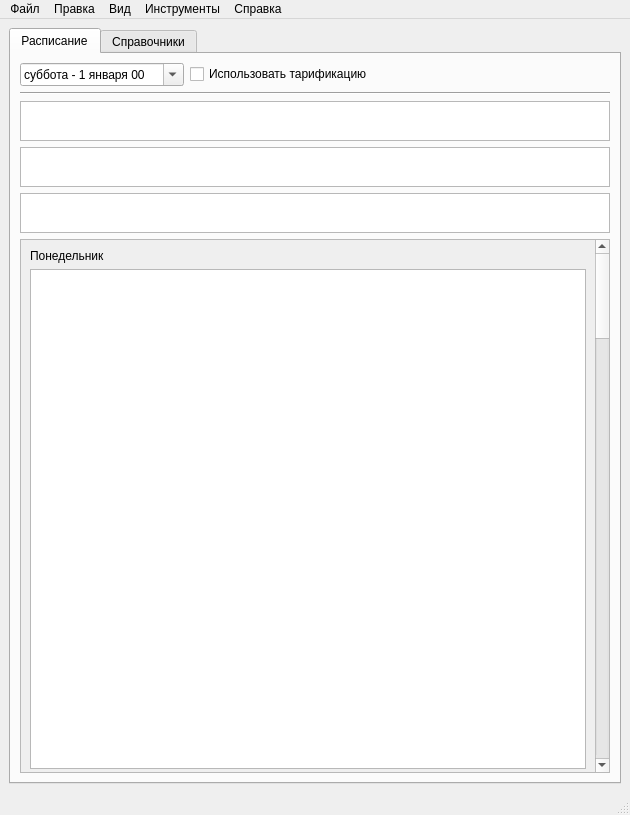
<?xml version="1.0" encoding="UTF-8"?>
<ui version="4.0">
 <class>MainWindow</class>
 <widget class="QMainWindow" name="MainWindow">
  <property name="geometry">
   <rect>
    <x>0</x>
    <y>0</y>
    <width>630</width>
    <height>815</height>
   </rect>
  </property>
  <property name="windowTitle">
   <string>Timetable management information system</string>
  </property>
  <property name="locale">
   <locale language="Russian" country="RussianFederation"/>
  </property>
  <widget class="QWidget" name="centralwidget">
   <layout class="QGridLayout" name="gridLayout">
    <item row="0" column="0">
     <widget class="QTabWidget" name="tabWidget">
      <property name="currentIndex">
       <number>0</number>
      </property>
      <widget class="QWidget" name="timetableTab">
       <attribute name="title">
        <string>Расписание</string>
       </attribute>
       <layout class="QGridLayout" name="gridLayout_2">
        <item row="0" column="0">
         <layout class="QGridLayout" name="gridLayout_13">
          <item row="0" column="0">
           <layout class="QHBoxLayout" name="horizontalLayout">
            <item>
             <widget class="QDateEdit" name="dateDateEdit">
              <property name="wrapping">
               <bool>false</bool>
              </property>
              <property name="readOnly">
               <bool>false</bool>
              </property>
              <property name="displayFormat">
               <string>dddd - d MMMM yy</string>
              </property>
              <property name="calendarPopup">
               <bool>true</bool>
              </property>
             </widget>
            </item>
            <item>
             <widget class="QCheckBox" name="tarificationCheckBox">
              <property name="text">
               <string>Использовать тарификацию</string>
              </property>
             </widget>
            </item>
            <item>
             <spacer name="horizontalSpacer">
              <property name="orientation">
               <enum>Qt::Horizontal</enum>
              </property>
              <property name="sizeHint" stdset="0">
               <size>
                <width>40</width>
                <height>20</height>
               </size>
              </property>
             </spacer>
            </item>
           </layout>
          </item>
          <item row="4" column="0">
           <widget class="QListView" name="cabinetsListView">
            <property name="maximumSize">
             <size>
              <width>16777215</width>
              <height>40</height>
             </size>
            </property>
            <property name="editTriggers">
             <set>QAbstractItemView::NoEditTriggers</set>
            </property>
            <property name="dragEnabled">
             <bool>true</bool>
            </property>
            <property name="flow">
             <enum>QListView::LeftToRight</enum>
            </property>
           </widget>
          </item>
          <item row="3" column="0">
           <widget class="QListView" name="lecturersListView">
            <property name="maximumSize">
             <size>
              <width>16777215</width>
              <height>40</height>
             </size>
            </property>
            <property name="editTriggers">
             <set>QAbstractItemView::NoEditTriggers</set>
            </property>
            <property name="dragEnabled">
             <bool>true</bool>
            </property>
            <property name="flow">
             <enum>QListView::LeftToRight</enum>
            </property>
           </widget>
          </item>
          <item row="6" column="0">
           <widget class="QScrollArea" name="scrollArea">
            <property name="verticalScrollBarPolicy">
             <enum>Qt::ScrollBarAlwaysOn</enum>
            </property>
            <property name="horizontalScrollBarPolicy">
             <enum>Qt::ScrollBarAlwaysOff</enum>
            </property>
            <property name="widgetResizable">
             <bool>true</bool>
            </property>
            <widget class="QWidget" name="scrollAreaWidgetContents">
             <property name="geometry">
              <rect>
               <x>0</x>
               <y>0</y>
               <width>583</width>
               <height>3136</height>
              </rect>
             </property>
             <layout class="QGridLayout" name="gridLayout_14">
              <item row="10" column="0">
               <widget class="QLabel" name="dayLabel6">
                <property name="text">
                 <string>Суббота</string>
                </property>
               </widget>
              </item>
              <item row="0" column="0">
               <widget class="QLabel" name="dayLabel">
                <property name="text">
                 <string>Понедельник</string>
                </property>
               </widget>
              </item>
              <item row="8" column="0">
               <widget class="QLabel" name="dayLabel5">
                <property name="text">
                 <string>Пятница</string>
                </property>
               </widget>
              </item>
              <item row="5" column="0">
               <widget class="QTableView" name="studiesTableView3">
                <property name="minimumSize">
                 <size>
                  <width>0</width>
                  <height>500</height>
                 </size>
                </property>
                <property name="acceptDrops">
                 <bool>true</bool>
                </property>
                <property name="editTriggers">
                 <set>QAbstractItemView::NoEditTriggers</set>
                </property>
                <property name="dragEnabled">
                 <bool>true</bool>
                </property>
                <property name="dragDropMode">
                 <enum>QAbstractItemView::DragDrop</enum>
                </property>
                <property name="alternatingRowColors">
                 <bool>true</bool>
                </property>
                <property name="selectionMode">
                 <enum>QAbstractItemView::SingleSelection</enum>
                </property>
                <property name="gridStyle">
                 <enum>Qt::DashLine</enum>
                </property>
                <attribute name="horizontalHeaderCascadingSectionResizes">
                 <bool>true</bool>
                </attribute>
                <attribute name="horizontalHeaderDefaultSectionSize">
                 <number>200</number>
                </attribute>
                <attribute name="horizontalHeaderMinimumSectionSize">
                 <number>200</number>
                </attribute>
                <attribute name="horizontalHeaderShowSortIndicator" stdset="0">
                 <bool>true</bool>
                </attribute>
                <attribute name="verticalHeaderCascadingSectionResizes">
                 <bool>true</bool>
                </attribute>
                <attribute name="verticalHeaderDefaultSectionSize">
                 <number>60</number>
                </attribute>
                <attribute name="verticalHeaderMinimumSectionSize">
                 <number>60</number>
                </attribute>
                <attribute name="verticalHeaderShowSortIndicator" stdset="0">
                 <bool>true</bool>
                </attribute>
               </widget>
              </item>
              <item row="2" column="0">
               <widget class="QLabel" name="dayLabel2">
                <property name="text">
                 <string>Вторник</string>
                </property>
               </widget>
              </item>
              <item row="11" column="0">
               <widget class="QTableView" name="studiesTableView6">
                <property name="minimumSize">
                 <size>
                  <width>0</width>
                  <height>500</height>
                 </size>
                </property>
                <property name="acceptDrops">
                 <bool>true</bool>
                </property>
                <property name="editTriggers">
                 <set>QAbstractItemView::NoEditTriggers</set>
                </property>
                <property name="dragEnabled">
                 <bool>true</bool>
                </property>
                <property name="dragDropMode">
                 <enum>QAbstractItemView::DragDrop</enum>
                </property>
                <property name="alternatingRowColors">
                 <bool>true</bool>
                </property>
                <property name="selectionMode">
                 <enum>QAbstractItemView::SingleSelection</enum>
                </property>
                <property name="gridStyle">
                 <enum>Qt::DashLine</enum>
                </property>
                <attribute name="horizontalHeaderCascadingSectionResizes">
                 <bool>true</bool>
                </attribute>
                <attribute name="horizontalHeaderDefaultSectionSize">
                 <number>200</number>
                </attribute>
                <attribute name="horizontalHeaderMinimumSectionSize">
                 <number>200</number>
                </attribute>
                <attribute name="horizontalHeaderShowSortIndicator" stdset="0">
                 <bool>true</bool>
                </attribute>
                <attribute name="verticalHeaderCascadingSectionResizes">
                 <bool>true</bool>
                </attribute>
                <attribute name="verticalHeaderDefaultSectionSize">
                 <number>60</number>
                </attribute>
                <attribute name="verticalHeaderMinimumSectionSize">
                 <number>60</number>
                </attribute>
                <attribute name="verticalHeaderShowSortIndicator" stdset="0">
                 <bool>true</bool>
                </attribute>
               </widget>
              </item>
              <item row="3" column="0">
               <widget class="QTableView" name="studiesTableView2">
                <property name="minimumSize">
                 <size>
                  <width>0</width>
                  <height>500</height>
                 </size>
                </property>
                <property name="acceptDrops">
                 <bool>true</bool>
                </property>
                <property name="editTriggers">
                 <set>QAbstractItemView::NoEditTriggers</set>
                </property>
                <property name="dragEnabled">
                 <bool>true</bool>
                </property>
                <property name="dragDropMode">
                 <enum>QAbstractItemView::DragDrop</enum>
                </property>
                <property name="alternatingRowColors">
                 <bool>true</bool>
                </property>
                <property name="selectionMode">
                 <enum>QAbstractItemView::SingleSelection</enum>
                </property>
                <property name="gridStyle">
                 <enum>Qt::DashLine</enum>
                </property>
                <attribute name="horizontalHeaderCascadingSectionResizes">
                 <bool>true</bool>
                </attribute>
                <attribute name="horizontalHeaderDefaultSectionSize">
                 <number>200</number>
                </attribute>
                <attribute name="horizontalHeaderMinimumSectionSize">
                 <number>200</number>
                </attribute>
                <attribute name="horizontalHeaderShowSortIndicator" stdset="0">
                 <bool>true</bool>
                </attribute>
                <attribute name="verticalHeaderCascadingSectionResizes">
                 <bool>true</bool>
                </attribute>
                <attribute name="verticalHeaderDefaultSectionSize">
                 <number>60</number>
                </attribute>
                <attribute name="verticalHeaderMinimumSectionSize">
                 <number>60</number>
                </attribute>
                <attribute name="verticalHeaderShowSortIndicator" stdset="0">
                 <bool>true</bool>
                </attribute>
               </widget>
              </item>
              <item row="4" column="0">
               <widget class="QLabel" name="dayLabel3">
                <property name="text">
                 <string>Среда</string>
                </property>
               </widget>
              </item>
              <item row="6" column="0">
               <widget class="QLabel" name="dayLabel4">
                <property name="text">
                 <string>Четверг</string>
                </property>
               </widget>
              </item>
              <item row="9" column="0">
               <widget class="QTableView" name="studiesTableView5">
                <property name="minimumSize">
                 <size>
                  <width>0</width>
                  <height>500</height>
                 </size>
                </property>
                <property name="acceptDrops">
                 <bool>true</bool>
                </property>
                <property name="editTriggers">
                 <set>QAbstractItemView::NoEditTriggers</set>
                </property>
                <property name="dragEnabled">
                 <bool>true</bool>
                </property>
                <property name="dragDropMode">
                 <enum>QAbstractItemView::DragDrop</enum>
                </property>
                <property name="alternatingRowColors">
                 <bool>true</bool>
                </property>
                <property name="selectionMode">
                 <enum>QAbstractItemView::SingleSelection</enum>
                </property>
                <property name="gridStyle">
                 <enum>Qt::DashLine</enum>
                </property>
                <attribute name="horizontalHeaderCascadingSectionResizes">
                 <bool>true</bool>
                </attribute>
                <attribute name="horizontalHeaderDefaultSectionSize">
                 <number>200</number>
                </attribute>
                <attribute name="horizontalHeaderMinimumSectionSize">
                 <number>200</number>
                </attribute>
                <attribute name="horizontalHeaderShowSortIndicator" stdset="0">
                 <bool>true</bool>
                </attribute>
                <attribute name="verticalHeaderCascadingSectionResizes">
                 <bool>true</bool>
                </attribute>
                <attribute name="verticalHeaderDefaultSectionSize">
                 <number>60</number>
                </attribute>
                <attribute name="verticalHeaderMinimumSectionSize">
                 <number>60</number>
                </attribute>
                <attribute name="verticalHeaderShowSortIndicator" stdset="0">
                 <bool>true</bool>
                </attribute>
               </widget>
              </item>
              <item row="7" column="0">
               <widget class="QTableView" name="studiesTableView4">
                <property name="minimumSize">
                 <size>
                  <width>0</width>
                  <height>500</height>
                 </size>
                </property>
                <property name="acceptDrops">
                 <bool>true</bool>
                </property>
                <property name="editTriggers">
                 <set>QAbstractItemView::NoEditTriggers</set>
                </property>
                <property name="dragEnabled">
                 <bool>true</bool>
                </property>
                <property name="dragDropMode">
                 <enum>QAbstractItemView::DragDrop</enum>
                </property>
                <property name="alternatingRowColors">
                 <bool>true</bool>
                </property>
                <property name="selectionMode">
                 <enum>QAbstractItemView::SingleSelection</enum>
                </property>
                <property name="gridStyle">
                 <enum>Qt::DashLine</enum>
                </property>
                <attribute name="horizontalHeaderCascadingSectionResizes">
                 <bool>true</bool>
                </attribute>
                <attribute name="horizontalHeaderDefaultSectionSize">
                 <number>200</number>
                </attribute>
                <attribute name="horizontalHeaderMinimumSectionSize">
                 <number>200</number>
                </attribute>
                <attribute name="horizontalHeaderShowSortIndicator" stdset="0">
                 <bool>true</bool>
                </attribute>
                <attribute name="verticalHeaderCascadingSectionResizes">
                 <bool>true</bool>
                </attribute>
                <attribute name="verticalHeaderDefaultSectionSize">
                 <number>60</number>
                </attribute>
                <attribute name="verticalHeaderMinimumSectionSize">
                 <number>60</number>
                </attribute>
                <attribute name="verticalHeaderShowSortIndicator" stdset="0">
                 <bool>true</bool>
                </attribute>
               </widget>
              </item>
              <item row="1" column="0">
               <widget class="QTableView" name="studiesTableView">
                <property name="minimumSize">
                 <size>
                  <width>0</width>
                  <height>500</height>
                 </size>
                </property>
                <property name="acceptDrops">
                 <bool>true</bool>
                </property>
                <property name="editTriggers">
                 <set>QAbstractItemView::NoEditTriggers</set>
                </property>
                <property name="dragEnabled">
                 <bool>true</bool>
                </property>
                <property name="dragDropOverwriteMode">
                 <bool>true</bool>
                </property>
                <property name="alternatingRowColors">
                 <bool>true</bool>
                </property>
                <property name="selectionMode">
                 <enum>QAbstractItemView::SingleSelection</enum>
                </property>
                <property name="showGrid">
                 <bool>true</bool>
                </property>
                <property name="gridStyle">
                 <enum>Qt::DashLine</enum>
                </property>
                <attribute name="horizontalHeaderCascadingSectionResizes">
                 <bool>true</bool>
                </attribute>
                <attribute name="horizontalHeaderDefaultSectionSize">
                 <number>500</number>
                </attribute>
                <attribute name="horizontalHeaderMinimumSectionSize">
                 <number>500</number>
                </attribute>
                <attribute name="horizontalHeaderShowSortIndicator" stdset="0">
                 <bool>false</bool>
                </attribute>
                <attribute name="verticalHeaderCascadingSectionResizes">
                 <bool>true</bool>
                </attribute>
                <attribute name="verticalHeaderDefaultSectionSize">
                 <number>1</number>
                </attribute>
                <attribute name="verticalHeaderMinimumSectionSize">
                 <number>60</number>
                </attribute>
                <attribute name="verticalHeaderShowSortIndicator" stdset="0">
                 <bool>true</bool>
                </attribute>
               </widget>
              </item>
             </layout>
            </widget>
           </widget>
          </item>
          <item row="2" column="0">
           <widget class="QListView" name="subjectsListView">
            <property name="maximumSize">
             <size>
              <width>16777215</width>
              <height>40</height>
             </size>
            </property>
            <property name="editTriggers">
             <set>QAbstractItemView::NoEditTriggers</set>
            </property>
            <property name="dragEnabled">
             <bool>true</bool>
            </property>
            <property name="flow">
             <enum>QListView::LeftToRight</enum>
            </property>
           </widget>
          </item>
          <item row="1" column="0">
           <widget class="Line" name="line">
            <property name="orientation">
             <enum>Qt::Horizontal</enum>
            </property>
           </widget>
          </item>
         </layout>
        </item>
       </layout>
      </widget>
      <widget class="QWidget" name="referencesTab">
       <attribute name="title">
        <string>Справочники</string>
       </attribute>
       <layout class="QGridLayout" name="gridLayout_3">
        <item row="0" column="0">
         <widget class="QTabWidget" name="dataTabWidget">
          <property name="currentIndex">
           <number>0</number>
          </property>
          <widget class="QWidget" name="cabinetsTab">
           <attribute name="title">
            <string>Кабинеты</string>
           </attribute>
           <layout class="QGridLayout" name="gridLayout_4">
            <item row="1" column="0">
             <layout class="QHBoxLayout" name="editHorizontalLayout">
              <property name="topMargin">
               <number>0</number>
              </property>
              <item>
               <widget class="QPushButton" name="addCabinetPushButton">
                <property name="text">
                 <string>Добавить</string>
                </property>
               </widget>
              </item>
              <item>
               <widget class="QPushButton" name="removeCabinetPushButton">
                <property name="text">
                 <string>Удалить</string>
                </property>
               </widget>
              </item>
             </layout>
            </item>
            <item row="0" column="0">
             <widget class="QTableView" name="cabinetsTableView">
              <property name="verticalScrollBarPolicy">
               <enum>Qt::ScrollBarAsNeeded</enum>
              </property>
              <property name="alternatingRowColors">
               <bool>true</bool>
              </property>
              <property name="selectionMode">
               <enum>QAbstractItemView::SingleSelection</enum>
              </property>
              <property name="selectionBehavior">
               <enum>QAbstractItemView::SelectRows</enum>
              </property>
              <property name="sortingEnabled">
               <bool>true</bool>
              </property>
             </widget>
            </item>
           </layout>
          </widget>
          <widget class="QWidget" name="coursesTab">
           <attribute name="title">
            <string>Курсы</string>
           </attribute>
           <layout class="QGridLayout" name="gridLayout_5">
            <item row="0" column="0">
             <widget class="QTableView" name="coursesTableView">
              <property name="alternatingRowColors">
               <bool>true</bool>
              </property>
              <property name="selectionMode">
               <enum>QAbstractItemView::SingleSelection</enum>
              </property>
              <property name="selectionBehavior">
               <enum>QAbstractItemView::SelectRows</enum>
              </property>
              <property name="sortingEnabled">
               <bool>true</bool>
              </property>
             </widget>
            </item>
            <item row="1" column="0">
             <layout class="QHBoxLayout" name="editHorizontalLayout_2">
              <property name="topMargin">
               <number>0</number>
              </property>
              <item>
               <widget class="QPushButton" name="addCoursePushButton">
                <property name="text">
                 <string>Добавить</string>
                </property>
               </widget>
              </item>
              <item>
               <widget class="QPushButton" name="removeCoursePushButton">
                <property name="text">
                 <string>Удалить</string>
                </property>
               </widget>
              </item>
             </layout>
            </item>
           </layout>
          </widget>
          <widget class="QWidget" name="groupsTab">
           <attribute name="title">
            <string>Группы</string>
           </attribute>
           <layout class="QGridLayout" name="gridLayout_6">
            <item row="0" column="0">
             <widget class="QTableView" name="groupsTableView">
              <property name="alternatingRowColors">
               <bool>true</bool>
              </property>
              <property name="selectionMode">
               <enum>QAbstractItemView::SingleSelection</enum>
              </property>
              <property name="selectionBehavior">
               <enum>QAbstractItemView::SelectRows</enum>
              </property>
              <property name="sortingEnabled">
               <bool>true</bool>
              </property>
             </widget>
            </item>
            <item row="1" column="0">
             <layout class="QHBoxLayout" name="editHorizontalLayout_3">
              <property name="topMargin">
               <number>0</number>
              </property>
              <item>
               <widget class="QPushButton" name="addGroupPushButton">
                <property name="text">
                 <string>Добавить</string>
                </property>
               </widget>
              </item>
              <item>
               <widget class="QPushButton" name="removeGroupPushButton">
                <property name="text">
                 <string>Удалить</string>
                </property>
               </widget>
              </item>
             </layout>
            </item>
           </layout>
          </widget>
          <widget class="QWidget" name="subgroupsTab">
           <attribute name="title">
            <string>Подгруппы</string>
           </attribute>
           <layout class="QGridLayout" name="gridLayout_11">
            <item row="0" column="0">
             <widget class="QTableView" name="subgroupsTableView">
              <property name="alternatingRowColors">
               <bool>true</bool>
              </property>
              <property name="selectionMode">
               <enum>QAbstractItemView::SingleSelection</enum>
              </property>
              <property name="selectionBehavior">
               <enum>QAbstractItemView::SelectRows</enum>
              </property>
              <property name="sortingEnabled">
               <bool>true</bool>
              </property>
             </widget>
            </item>
            <item row="1" column="0">
             <layout class="QHBoxLayout" name="editHorizontalLayout_10">
              <property name="topMargin">
               <number>0</number>
              </property>
              <item>
               <widget class="QPushButton" name="addSubgroupPushButton">
                <property name="text">
                 <string>Добавить</string>
                </property>
               </widget>
              </item>
              <item>
               <widget class="QPushButton" name="removeSubgroupPushButton">
                <property name="text">
                 <string>Удалить</string>
                </property>
               </widget>
              </item>
             </layout>
            </item>
           </layout>
          </widget>
          <widget class="QWidget" name="lecturersTab">
           <attribute name="title">
            <string>Преподаватели</string>
           </attribute>
           <layout class="QGridLayout" name="gridLayout_7">
            <item row="0" column="0">
             <widget class="QTableView" name="lecturersTableView">
              <property name="alternatingRowColors">
               <bool>true</bool>
              </property>
              <property name="selectionMode">
               <enum>QAbstractItemView::SingleSelection</enum>
              </property>
              <property name="selectionBehavior">
               <enum>QAbstractItemView::SelectRows</enum>
              </property>
              <property name="sortingEnabled">
               <bool>true</bool>
              </property>
             </widget>
            </item>
            <item row="1" column="0">
             <layout class="QHBoxLayout" name="editHorizontalLayout_4">
              <property name="topMargin">
               <number>0</number>
              </property>
              <item>
               <widget class="QPushButton" name="addLecturerPushButton">
                <property name="text">
                 <string>Добавить</string>
                </property>
               </widget>
              </item>
              <item>
               <widget class="QPushButton" name="removeLecturerPushButton">
                <property name="text">
                 <string>Удалить</string>
                </property>
               </widget>
              </item>
             </layout>
            </item>
           </layout>
          </widget>
          <widget class="QWidget" name="semestersTab">
           <attribute name="title">
            <string>Семестры</string>
           </attribute>
           <layout class="QGridLayout" name="gridLayout_8">
            <item row="0" column="0">
             <widget class="QTableView" name="semestersTableView">
              <property name="alternatingRowColors">
               <bool>true</bool>
              </property>
              <property name="selectionMode">
               <enum>QAbstractItemView::SingleSelection</enum>
              </property>
              <property name="selectionBehavior">
               <enum>QAbstractItemView::SelectRows</enum>
              </property>
              <property name="sortingEnabled">
               <bool>true</bool>
              </property>
             </widget>
            </item>
            <item row="1" column="0">
             <layout class="QHBoxLayout" name="editHorizontalLayout_6">
              <property name="topMargin">
               <number>0</number>
              </property>
              <item>
               <widget class="QPushButton" name="addSemesterPushButton">
                <property name="text">
                 <string>Добавить</string>
                </property>
               </widget>
              </item>
              <item>
               <widget class="QPushButton" name="removeSemesterPushButton">
                <property name="text">
                 <string>Удалить</string>
                </property>
               </widget>
              </item>
             </layout>
            </item>
           </layout>
          </widget>
          <widget class="QWidget" name="specialitiesTab">
           <attribute name="title">
            <string>Специальности</string>
           </attribute>
           <layout class="QGridLayout" name="gridLayout_9">
            <item row="0" column="0">
             <widget class="QTableView" name="specialitiesTableView">
              <property name="alternatingRowColors">
               <bool>true</bool>
              </property>
              <property name="selectionMode">
               <enum>QAbstractItemView::SingleSelection</enum>
              </property>
              <property name="selectionBehavior">
               <enum>QAbstractItemView::SelectRows</enum>
              </property>
              <property name="sortingEnabled">
               <bool>true</bool>
              </property>
             </widget>
            </item>
            <item row="1" column="0">
             <layout class="QHBoxLayout" name="editHorizontalLayout_11">
              <property name="topMargin">
               <number>0</number>
              </property>
              <item>
               <widget class="QPushButton" name="addSpecialityPushButton">
                <property name="text">
                 <string>Добавить</string>
                </property>
               </widget>
              </item>
              <item>
               <widget class="QPushButton" name="removeSpecialityPushButton">
                <property name="text">
                 <string>Удалить</string>
                </property>
               </widget>
              </item>
             </layout>
            </item>
           </layout>
          </widget>
          <widget class="QWidget" name="specialitySubjects">
           <attribute name="title">
            <string>Предметы специальностей</string>
           </attribute>
           <layout class="QGridLayout" name="gridLayout_10">
            <item row="0" column="0">
             <widget class="QTableView" name="specialitySubjectsTableView">
              <property name="alternatingRowColors">
               <bool>true</bool>
              </property>
              <property name="selectionMode">
               <enum>QAbstractItemView::SingleSelection</enum>
              </property>
              <property name="selectionBehavior">
               <enum>QAbstractItemView::SelectRows</enum>
              </property>
              <property name="sortingEnabled">
               <bool>true</bool>
              </property>
             </widget>
            </item>
            <item row="1" column="0">
             <layout class="QHBoxLayout" name="editHorizontalLayout_9">
              <property name="topMargin">
               <number>0</number>
              </property>
              <item>
               <widget class="QPushButton" name="addSpecialitySubjectPushButton">
                <property name="text">
                 <string>Добавить</string>
                </property>
               </widget>
              </item>
              <item>
               <widget class="QPushButton" name="removeSpecialitySubjectPushButton">
                <property name="text">
                 <string>Удалить</string>
                </property>
               </widget>
              </item>
             </layout>
            </item>
           </layout>
          </widget>
          <widget class="QWidget" name="subjectsTab">
           <attribute name="title">
            <string>Предметы</string>
           </attribute>
           <layout class="QGridLayout" name="gridLayout_12">
            <item row="0" column="0">
             <widget class="QTableView" name="subjectsTableView">
              <property name="alternatingRowColors">
               <bool>true</bool>
              </property>
              <property name="selectionMode">
               <enum>QAbstractItemView::SingleSelection</enum>
              </property>
              <property name="selectionBehavior">
               <enum>QAbstractItemView::SelectRows</enum>
              </property>
              <property name="sortingEnabled">
               <bool>true</bool>
              </property>
             </widget>
            </item>
            <item row="1" column="0">
             <layout class="QHBoxLayout" name="editHorizontalLayout_8">
              <property name="topMargin">
               <number>0</number>
              </property>
              <item>
               <widget class="QPushButton" name="addSubjectPushButton">
                <property name="text">
                 <string>Добавить</string>
                </property>
               </widget>
              </item>
              <item>
               <widget class="QPushButton" name="removeSubjectPushButton">
                <property name="text">
                 <string>Удалить</string>
                </property>
               </widget>
              </item>
             </layout>
            </item>
           </layout>
          </widget>
         </widget>
        </item>
       </layout>
      </widget>
     </widget>
    </item>
   </layout>
  </widget>
  <widget class="QMenuBar" name="menubar">
   <property name="geometry">
    <rect>
     <x>0</x>
     <y>0</y>
     <width>630</width>
     <height>20</height>
    </rect>
   </property>
   <widget class="QMenu" name="fileMenu">
    <property name="title">
     <string>Файл</string>
    </property>
    <widget class="QMenu" name="recentMenu">
     <property name="title">
      <string>Недавние</string>
     </property>
     <addaction name="separator"/>
    </widget>
    <widget class="QMenu" name="exportMenu">
     <property name="title">
      <string>Экспорт</string>
     </property>
     <addaction name="exportGeneralAction"/>
     <addaction name="exportForLecturersAction"/>
     <addaction name="exportForGroupsAction"/>
    </widget>
    <addaction name="newAction"/>
    <addaction name="openAction"/>
    <addaction name="recentMenu"/>
    <addaction name="separator"/>
    <addaction name="saveAction"/>
    <addaction name="saveAsAction"/>
    <addaction name="separator"/>
    <addaction name="importAction"/>
    <addaction name="exportMenu"/>
    <addaction name="separator"/>
    <addaction name="closeAction"/>
    <addaction name="separator"/>
    <addaction name="quitAction"/>
   </widget>
   <widget class="QMenu" name="viewMenu">
    <property name="title">
     <string>Вид</string>
    </property>
    <addaction name="weeklyViewAction"/>
    <addaction name="dailyViewAction"/>
    <addaction name="separator"/>
   </widget>
   <widget class="QMenu" name="helpMenu">
    <property name="title">
     <string>Справка</string>
    </property>
    <addaction name="showManualAction"/>
    <addaction name="separator"/>
    <addaction name="aboutProgramAction"/>
    <addaction name="aboutQtAction"/>
   </widget>
   <widget class="QMenu" name="toolsMenu">
    <property name="title">
     <string>Инструменты</string>
    </property>
    <widget class="QMenu" name="verifyMenu">
     <property name="title">
      <string>Проверить</string>
     </property>
     <addaction name="allAction"/>
     <addaction name="separator"/>
     <addaction name="allCoincidenceAction"/>
     <addaction name="verifyLecturersAction"/>
     <addaction name="verifyCabinetsAction"/>
     <addaction name="separator"/>
     <addaction name="allNotAssignedAction"/>
     <addaction name="showLecturerStubsAction"/>
     <addaction name="showCabinetStubsAction"/>
     <addaction name="showSubjectsStubsAction"/>
     <addaction name="separator"/>
     <addaction name="verifyComputerCabinetsAction"/>
     <addaction name="verifyPreferredDaysAction"/>
     <addaction name="separator"/>
     <addaction name="cancelVerifyingAction"/>
     <addaction name="separator"/>
    </widget>
    <addaction name="verifyMenu"/>
    <addaction name="expandChangesAction"/>
    <addaction name="settingsAction"/>
    <addaction name="separator"/>
    <addaction name="debugConsoleAction"/>
   </widget>
   <widget class="QMenu" name="editMenu">
    <property name="title">
     <string>Правка</string>
    </property>
    <widget class="QMenu" name="findMenu">
     <property name="title">
      <string>Поиск</string>
     </property>
     <addaction name="findByLecturerAction"/>
     <addaction name="findBySubjectAction"/>
     <addaction name="findByCabinetAction"/>
    </widget>
    <addaction name="undoAction"/>
    <addaction name="redoAction"/>
    <addaction name="separator"/>
    <addaction name="cutAction"/>
    <addaction name="copyAction"/>
    <addaction name="insertAction"/>
    <addaction name="deleteAction"/>
    <addaction name="separator"/>
    <addaction name="selectAllAction"/>
    <addaction name="separator"/>
    <addaction name="findMenu"/>
   </widget>
   <addaction name="fileMenu"/>
   <addaction name="editMenu"/>
   <addaction name="viewMenu"/>
   <addaction name="toolsMenu"/>
   <addaction name="helpMenu"/>
  </widget>
  <widget class="QStatusBar" name="statusbar"/>
  <action name="importAction">
   <property name="text">
    <string>Импорт</string>
   </property>
  </action>
  <action name="quitAction">
   <property name="text">
    <string>Выйти</string>
   </property>
  </action>
  <action name="openAction">
   <property name="text">
    <string>Открыть</string>
   </property>
  </action>
  <action name="saveAction">
   <property name="text">
    <string>Сохранить</string>
   </property>
  </action>
  <action name="saveAsAction">
   <property name="text">
    <string>Сохранить как</string>
   </property>
  </action>
  <action name="closeAction">
   <property name="text">
    <string>Закрыть</string>
   </property>
  </action>
  <action name="undoAction">
   <property name="text">
    <string>Отменить</string>
   </property>
  </action>
  <action name="redoAction">
   <property name="text">
    <string>Повторить</string>
   </property>
  </action>
  <action name="cutAction">
   <property name="text">
    <string>Вырезать</string>
   </property>
  </action>
  <action name="copyAction">
   <property name="text">
    <string>Копировать</string>
   </property>
  </action>
  <action name="insertAction">
   <property name="text">
    <string>Вставить</string>
   </property>
  </action>
  <action name="deleteAction">
   <property name="text">
    <string>Удалить</string>
   </property>
   <property name="shortcut">
    <string>Del</string>
   </property>
  </action>
  <action name="selectAllAction">
   <property name="text">
    <string>Выделить всё</string>
   </property>
  </action>
  <action name="settingsAction">
   <property name="text">
    <string>Настройки</string>
   </property>
   <property name="menuRole">
    <enum>QAction::PreferencesRole</enum>
   </property>
  </action>
  <action name="exportGeneralAction">
   <property name="text">
    <string>Общее</string>
   </property>
  </action>
  <action name="exportForLecturersAction">
   <property name="text">
    <string>Для преподавателей</string>
   </property>
  </action>
  <action name="exportForGroupsAction">
   <property name="text">
    <string>Для групп</string>
   </property>
  </action>
  <action name="newAction">
   <property name="text">
    <string>Новое</string>
   </property>
  </action>
  <action name="dailyViewAction">
   <property name="checkable">
    <bool>true</bool>
   </property>
   <property name="text">
    <string>Расписание на день</string>
   </property>
  </action>
  <action name="weeklyViewAction">
   <property name="checkable">
    <bool>true</bool>
   </property>
   <property name="checked">
    <bool>true</bool>
   </property>
   <property name="text">
    <string>Расписание на неделю</string>
   </property>
  </action>
  <action name="aboutQtAction">
   <property name="text">
    <string>О &amp;Qt</string>
   </property>
   <property name="toolTip">
    <string>Show information about Qt</string>
   </property>
   <property name="menuRole">
    <enum>QAction::AboutQtRole</enum>
   </property>
  </action>
  <action name="aboutProgramAction">
   <property name="text">
    <string>О программе TMIS</string>
   </property>
   <property name="menuRole">
    <enum>QAction::AboutRole</enum>
   </property>
  </action>
  <action name="action_2">
   <property name="checkable">
    <bool>true</bool>
   </property>
   <property name="text">
    <string>Расписание для группы на неделю</string>
   </property>
  </action>
  <action name="showManualAction">
   <property name="text">
    <string>Руководство пользователя</string>
   </property>
  </action>
  <action name="verifyLecturersAction">
   <property name="text">
    <string>Совпадения преподавателей</string>
   </property>
  </action>
  <action name="verifyCabinetsAction">
   <property name="text">
    <string>Совпадения кабинетов</string>
   </property>
  </action>
  <action name="showLecturerStubsAction">
   <property name="text">
    <string>Не назначенные преподаватели</string>
   </property>
  </action>
  <action name="showCabinetStubsAction">
   <property name="text">
    <string>Не назначенные кабинеты</string>
   </property>
  </action>
  <action name="showSubjectsStubsAction">
   <property name="text">
    <string>Не назначенные предметы</string>
   </property>
  </action>
  <action name="cancelVerifyingAction">
   <property name="text">
    <string>Отменить выделение</string>
   </property>
  </action>
  <action name="allNotAssignedAction">
   <property name="text">
    <string>Все не назначенные</string>
   </property>
  </action>
  <action name="allCoincidenceAction">
   <property name="text">
    <string>Всё совпадения</string>
   </property>
  </action>
  <action name="allAction">
   <property name="text">
    <string>Все проверки</string>
   </property>
  </action>
  <action name="expandChangesAction">
   <property name="text">
    <string>Распространить изменения</string>
   </property>
  </action>
  <action name="findByLecturerAction">
   <property name="text">
    <string>По преподавателю</string>
   </property>
  </action>
  <action name="findBySubjectAction">
   <property name="text">
    <string>По предмету</string>
   </property>
  </action>
  <action name="findByCabinetAction">
   <property name="text">
    <string>По кабинету</string>
   </property>
  </action>
  <action name="verifyComputerCabinetsAction">
   <property name="text">
    <string>Занятия в компьютерных кабинетах</string>
   </property>
  </action>
  <action name="verifyPreferredDaysAction">
   <property name="text">
    <string>Предпочитаемые дни</string>
   </property>
  </action>
  <action name="debugConsoleAction">
   <property name="text">
    <string>Консоль отладки</string>
   </property>
  </action>
 </widget>
 <resources/>
 <connections/>
</ui>
